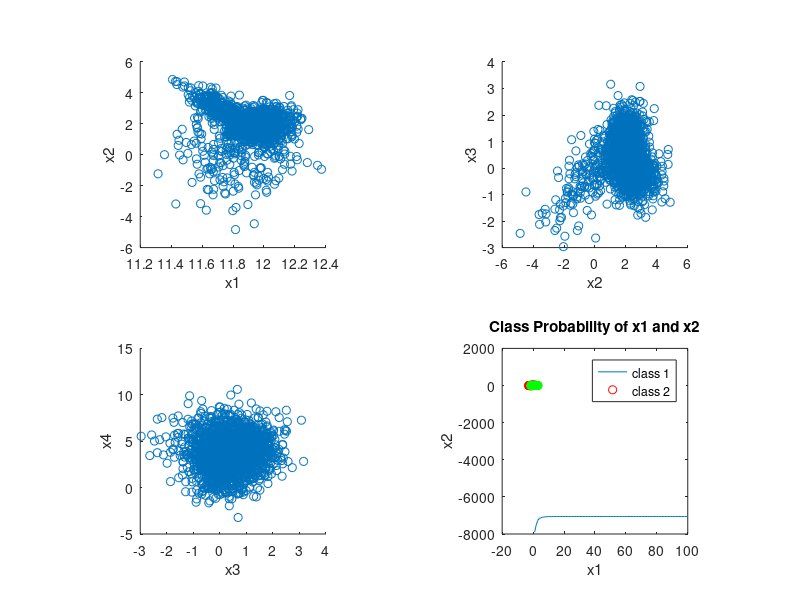

The MATLAB script that drew this image:
%A4E3_1
X = load('a011_mixdata.txt', '-ASCII');
%%
subplot(2,2,1)
scatter(X(:,1), X(:,2))
xlabel('x1')
ylabel('x2')
axis square

subplot(2,2,2)
scatter(X(:,2), X(:,3))
xlabel('x2')
ylabel('x3')
axis square

subplot(2,2,3)
scatter(X(:,3), X(:,4))
xlabel('x3')
ylabel('x4')
axis square

subplot(2,2,4)
scatter(X(:,1), X(:,4))
xlabel('x1')
ylabel('x4')
axis square
%%
%A4E3_2
clc
clearvars -except X
N = length(X); % number of samples
K = 2; % number of classes
PI = 1/K * ones(1,K); % a priori equal mixing coefficiens
% Initialize the means μk to random values around the sample mean of each variable
MU = zeros(K, 4);
SIGMA = repmat(eye(4),1,1,K);
for j=1:K
    MU(j, :) = [mean(X(:,1)) + rand, mean(X(:,2)) + rand, mean(X(:,3)) + rand, mean(X(:,4)) + rand];
    SIGMA(:, :, j) = eye(4).*(4*rand(4)+2);
end

% 1. evaluate the initial value of the log likelihood - Bishop eq(9.28)
likelihood = 0;
for j=1:K
    likelihood_i = PI(j) * mvnpdf(X, MU(j,:), SIGMA(:, :, j));
    likelihood = likelihood + likelihood_i;
end
total_log_likelihood = sum(log(likelihood));

total_log_likelihood


%%
iterations = 100;
store_log_likelihoods = zeros(1, iterations);
GAMMA = zeros(N, K); % responsibilities

for step=1:iterations
    step
    % 2. Evaluate the responsibilities using the current parameter values -
    % Bishop eq(9.23)
    
    for j=1:K
        p_x = PI(j)*mvnpdf(X, MU(j, :), SIGMA(:, :, j));% top in 9.23
        total_p_x = 0;
%         bot in 9.23
        for l=1:K
            p_x_tmp = PI(l)*mvnpdf(X, MU(l, :), SIGMA(:, :, l));
            total_p_x = total_p_x + p_x_tmp;
        end
        GAMMA(:,j) = p_x ./ total_p_x;
    end

    % 3. Re-estimate the parameters using current responsibilities
    % Bishop eqs(9.24 - 9.27)
    for j=1:K
        N_k = sum(GAMMA(:,j));
        mu_new =  GAMMA(:,j)'*X;
        MU(j,:) = 1/N_k.* mu_new;
        sigma_new_all = zeros(4, 4);
        for i=1:N
            sigma_new = GAMMA(i,j).*( (X(i,:)-MU(j, :))' * (X(i,:)-MU(j, :)) ) ;
            sigma_new_all = sigma_new_all + sigma_new;
        end
        SIGMA(:, :, j) = 1/N_k * sigma_new_all;
        PI(j) = N_k/N;
    end
 
    % 4. Evaluate log likelihood
    likelihood = 0;
    for j=1:K
        likelihood_i = PI(j) * mvnpdf(X, MU(j,:), SIGMA(:, :, j));
        likelihood = likelihood + likelihood_i;
    end
    total_log_likelihood = sum(log(likelihood));

%     total_log_likelihood
    store_log_likelihoods(step) = total_log_likelihood;
end

plot(store_log_likelihoods)
%%
probability = zeros(2000, 1);
classes = zeros(2000, 1);

for i = 1:K
    predictions = mvnpdf(X, MU(i,:), SIGMA(:,:,i));
    classes(predictions > probability) = i;
    probability(predictions > probability) = predictions(predictions > probability);
end
color = 'rgbkcym';

hold on
for i = 1:K
    matches = X(classes == i, :);
    plot(matches(:, 3), matches(:,2), [color(i) 'o'])
    axis square
end
xlabel('x1')
ylabel('x2')
title('Class Probability of x1 and x2')
legend('class 1', 'class 2')
hold off
%%
X1 = [];
X2 = [];

for i=1:N
   if GAMMA(i, 1) >  GAMMA(i, 2)
       X1 = [X1; X(i, :)];
   else
       X2 = [X2; X(i, :)];
   end
end
rho_1 = cov(X1(:,1), X1(:,2)) / sqrt( var(X1(:,1)) * var(X1(:,2)));
rho_2 = cov(X2(:,1), X2(:,2)) / sqrt( var(X2(:,1)) * var(X2(:,2)));